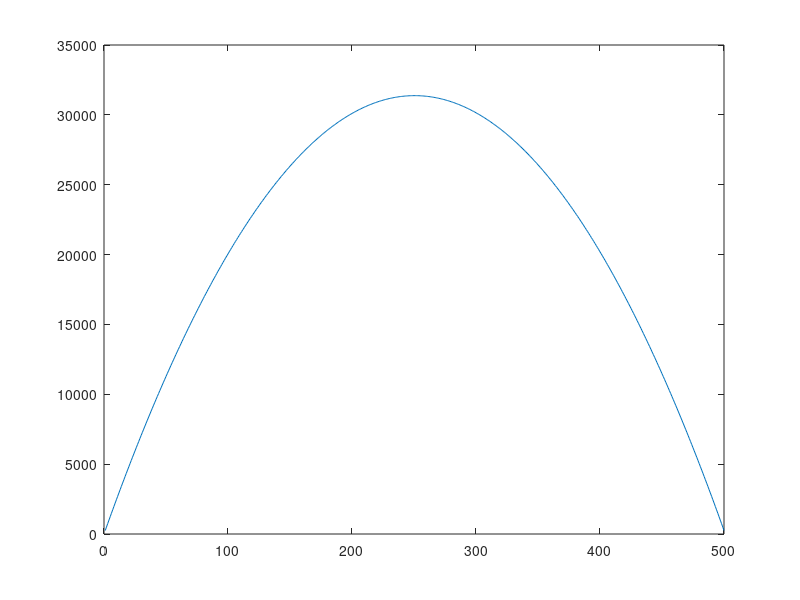

This figure's MATLAB source:
% Generate T
n=500;
A=full(gallery('tridiag',n,-1,2,-1));

% Generate b
b=ones(n,1);

% Cholesky decomposition of A.
% Lower triangular part of A is overwritten by L.
for k=1:n
     %%%%%
     % Insert your lines
     if k == 1
         A(k,k) = sqrt(A(k,k));
     else
        A(k,k)= sqrt(A(k,k) - A(k,k-1)* A(k,k-1));
     end
     
     if k < n
        A(k+1,k) = A(k+1,k)/A(k,k);
     end
     
     %%%%%
end


% Forward substitution
% b is overwritten by the solution
for i=1:n
    %%%%%
    % Insert your lines
    if i == 1
        b(i) = b(i)/A(i,i);
    else
        b(i) = (b(i) - A(i, i-1)*b(i-1))/A(i,i);
    end
    %%%%%
end

% Backward substitution
% b is overwritten by the solution
for i=n:-1:1
    %%%%%
    % Insert your lines
    if i == n
        b(i) = b(i)/A(i,i);
    else
        b(i) = (b(i) - A(i+1,i)*b(i+1))/A(i,i);
    end
    %%%%%
end

% plot the solution
plot(b);
